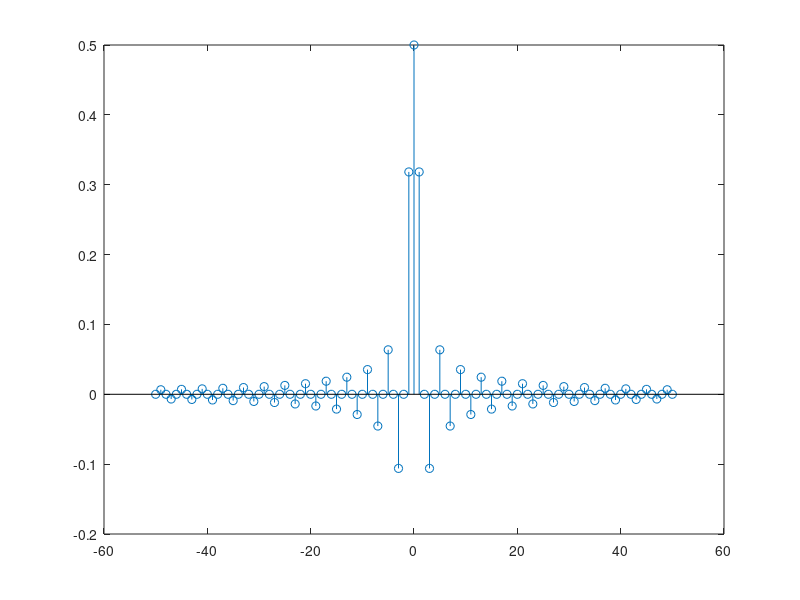

Write MATLAB code to recreate this figure. (Note: this script raises an error after producing the figure.)
%% generate the impulse response h[n] for a lowpass filter with cutoff freq. of 0.5*pi
wc = 0.5 * pi;
n = [-50:50];
h = sin(wc * n) ./ (pi * n);

n = [-50:50] + 0.000000001;  % to avoid division by zero at n=0
h = sin(wc * n) ./ (pi * n);
stem(n, h)

%% plot the filter frequency response, first with only rectangular window
help dtft
[H, w] = dtft(h, 500);
plot(w, 20 * log10(abs(H)))
plot(w / pi, 20 * log10(abs(H)))
grid on
hold
